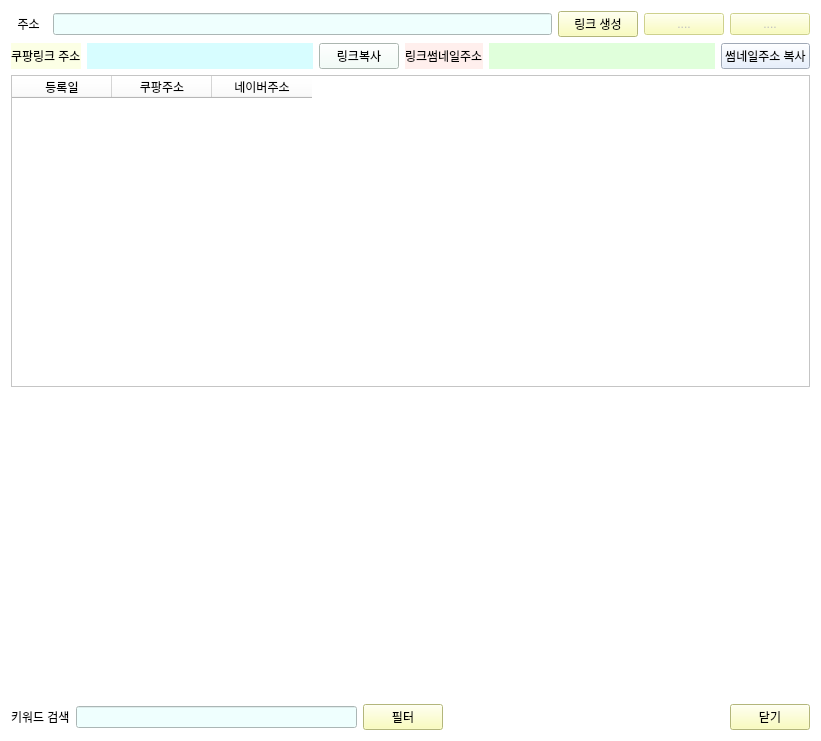
  <widget class="QWidget" name="coupwidget" native="true">
   <property name="geometry">
    <rect>
     <x>1000</x>
     <y>30</y>
     <width>821</width>
     <height>741</height>
    </rect>
   </property>
   <property name="styleSheet">
    <string notr="true">background-color: rgb(255, 255, 255);</string>
   </property>
   <layout class="QGridLayout" name="gridLayout_7">
    <item row="0" column="0">
     <layout class="QHBoxLayout" name="horizontalLayout_16"/>
    </item>
    <item row="1" column="0">
     <layout class="QHBoxLayout" name="horizontalLayout_10">
      <item>
       <widget class="QLabel" name="colb">
        <property name="text">
         <string>  주소  </string>
        </property>
       </widget>
      </item>
      <item>
       <widget class="QLineEdit" name="coaddr">
        <property name="styleSheet">
         <string notr="true">background-color: rgb(239, 255, 254);</string>
        </property>
       </widget>
      </item>
      <item>
       <widget class="QPushButton" name="cogen">
        <property name="styleSheet">
         <string notr="true">background-color: rgb(251, 255, 172);</string>
        </property>
        <property name="text">
         <string>링크 생성</string>
        </property>
       </widget>
      </item>
      <item>
       <widget class="QPushButton" name="corefresh">
        <property name="enabled">
         <bool>false</bool>
        </property>
        <property name="styleSheet">
         <string notr="true">background-color: rgb(251, 255, 172);</string>
        </property>
        <property name="text">
         <string>....</string>
        </property>
       </widget>
      </item>
      <item>
       <widget class="QPushButton" name="codel">
        <property name="enabled">
         <bool>false</bool>
        </property>
        <property name="styleSheet">
         <string notr="true">background-color: rgb(251, 255, 172);</string>
        </property>
        <property name="text">
         <string>....</string>
        </property>
       </widget>
      </item>
     </layout>
    </item>
    <item row="3" column="0">
     <widget class="QTableWidget" name="cotable">
      <column>
       <property name="text">
        <string>등록일</string>
       </property>
      </column>
      <column>
       <property name="text">
        <string>쿠팡주소</string>
       </property>
      </column>
      <column>
       <property name="text">
        <string>네이버주소</string>
       </property>
      </column>
     </widget>
    </item>
    <item row="2" column="0">
     <layout class="QHBoxLayout" name="horizontalLayout_13">
      <item>
       <widget class="QLabel" name="label_26">
        <property name="sizePolicy">
         <sizepolicy hsizetype="Maximum" vsizetype="Preferred">
          <horstretch>0</horstretch>
          <verstretch>0</verstretch>
         </sizepolicy>
        </property>
        <property name="styleSheet">
         <string notr="true">background-color: rgb(252, 255, 229);</string>
        </property>
        <property name="text">
         <string>쿠팡링크 주소</string>
        </property>
       </widget>
      </item>
      <item>
       <widget class="QLabel" name="navercouplink">
        <property name="styleSheet">
         <string notr="true">background-color: rgb(215, 253, 255);</string>
        </property>
        <property name="text">
         <string/>
        </property>
       </widget>
      </item>
      <item>
       <widget class="QPushButton" name="cocopy">
        <property name="enabled">
         <bool>true</bool>
        </property>
        <property name="sizePolicy">
         <sizepolicy hsizetype="Maximum" vsizetype="Fixed">
          <horstretch>0</horstretch>
          <verstretch>0</verstretch>
         </sizepolicy>
        </property>
        <property name="styleSheet">
         <string notr="true">background-color: rgb(239, 255, 247);</string>
        </property>
        <property name="text">
         <string>링크복사</string>
        </property>
       </widget>
      </item>
      <item>
       <widget class="QLabel" name="label_28">
        <property name="sizePolicy">
         <sizepolicy hsizetype="Maximum" vsizetype="Preferred">
          <horstretch>0</horstretch>
          <verstretch>0</verstretch>
         </sizepolicy>
        </property>
        <property name="styleSheet">
         <string notr="true">background-color: rgb(255, 239, 237);</string>
        </property>
        <property name="text">
         <string>링크썸네일주소</string>
        </property>
       </widget>
      </item>
      <item>
       <widget class="QLabel" name="coupimage">
        <property name="styleSheet">
         <string notr="true">background-color: rgb(224, 255, 219);</string>
        </property>
        <property name="text">
         <string/>
        </property>
       </widget>
      </item>
      <item>
       <widget class="QPushButton" name="copythumb">
        <property name="enabled">
         <bool>true</bool>
        </property>
        <property name="sizePolicy">
         <sizepolicy hsizetype="Maximum" vsizetype="Fixed">
          <horstretch>0</horstretch>
          <verstretch>0</verstretch>
         </sizepolicy>
        </property>
        <property name="styleSheet">
         <string notr="true">background-color: rgb(224, 236, 255);</string>
        </property>
        <property name="text">
         <string>썸네일주소 복사</string>
        </property>
       </widget>
      </item>
     </layout>
    </item>
    <item row="5" column="0">
     <layout class="QHBoxLayout" name="horizontalLayout_6">
      <item>
       <widget class="QLabel" name="label_14">
        <property name="text">
         <string>키워드 검색</string>
        </property>
       </widget>
      </item>
      <item>
       <widget class="QLineEdit" name="cokeyword">
        <property name="styleSheet">
         <string notr="true">background-color: rgb(239, 255, 254);</string>
        </property>
       </widget>
      </item>
      <item>
       <widget class="QPushButton" name="cofilter">
        <property name="styleSheet">
         <string notr="true">background-color: rgb(251, 255, 172);</string>
        </property>
        <property name="text">
         <string>필터</string>
        </property>
       </widget>
      </item>
      <item>
       <spacer name="horizontalSpacer_8">
        <property name="orientation">
         <enum>Qt::Horizontal</enum>
        </property>
        <property name="sizeHint" stdset="0">
         <size>
          <width>40</width>
          <height>20</height>
         </size>
        </property>
       </spacer>
      </item>
      <item>
       <widget class="QPushButton" name="couphide">
        <property name="styleSheet">
         <string notr="true">background-color: rgb(251, 255, 172);</string>
        </property>
        <property name="text">
         <string>닫기</string>
        </property>
       </widget>
      </item>
     </layout>
    </item>
    <item row="4" column="0">
     <spacer name="verticalSpacer_5">
      <property name="orientation">
       <enum>Qt::Vertical</enum>
      </property>
      <property name="sizeHint" stdset="0">
       <size>
        <width>20</width>
        <height>40</height>
       </size>
      </property>
     </spacer>
    </item>
   </layout>
  </widget>
